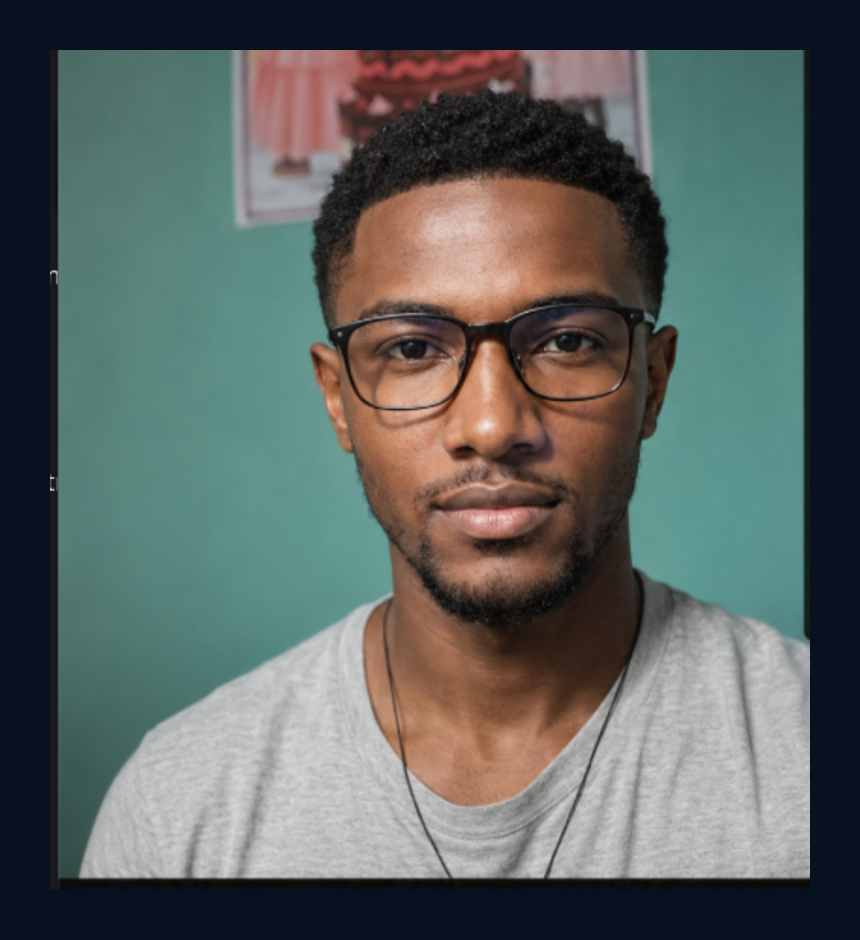
#> input picture assets/hero-portrait.png, 860 x 940 px
$ python -i build_hero.py   (imports and definitions only)
#> lines starting #> are read from the running program, lines starting #| are printed output that depends on the picture; after the words box and inside, x2 and y2 are one past the last pixel; in counts of white or black regions, pixels touching at a corner belong together
#> further down, picture is the input picture: PIL image 860x940 RGBA; mean R, G, B, A 91.3, 99.4, 96.7, 255
#!/usr/bin/env python3
"""Build animated profile hero SVGs from the source portrait.

The output is a real SMIL-based point-cloud morph. No <style> or <script> tags.
"""

from __future__ import annotations

import heapq
import json
import math
import os
import random
from collections import deque
from functools import lru_cache
from pathlib import Path
from typing import Iterable, List, Sequence, Tuple

from PIL import Image, ImageDraw, ImageFilter, ImageFont, ImageStat


ROOT = Path(__file__).resolve().parents[1]
SOURCE = ROOT / "assets" / "hero-portrait.png"
ASSET_DIR = ROOT / "assets"
PORTRAIT_DENSE = ASSET_DIR / "portrait_dense_final.json"
LOGO_CLOUDS = ASSET_DIR / "logo_clouds.json"
PORTRAIT_REFERENCE = ASSET_DIR / "portrait_reference_render.svg"
OUT_DARK = ROOT / "dark.svg"
OUT_LIGHT = ROOT / "light.svg"

W = 1180
H = 610
LEFT_X = 52
LEFT_Y = 104
LEFT_W = 378
LEFT_H = 440
RIGHT_X = 457
RIGHT_Y = 104
RIGHT_W = 661
RIGHT_H = 440
POINT_COUNT = 624
RNG = random.Random(97)
FONT_REGULAR = ROOT / "fonts" / "LiberationSans-Regular.ttf"
FONT_BOLD = ROOT / "fonts" / "LiberationSans-Bold.ttf"
WORKING_CANVAS = 440.0
PORTRAIT_OPACITY_TIMES = "0;0.22;0.30;0.92;1"
MORPH_OPACITY_TIMES = "0;0.20;0.30;0.94;1"
MORPH_KEY_TIMES = "0;0.10;0.25;0.35;0.50;0.60;0.75;0.85;1.0"
MORPH_KEY_SPLINES = ";".join(["0.3 0 0.7 1"] * 8)
TWINKLE_DUR = 13.0

HOLD = 3.0
MOVE = 2.0
CYCLE = 25.0
KEY_TIMES = "0;0.12;0.20;0.32;0.40;0.52;0.60;0.72;0.80;0.92;1"
KEY_SPLINES = ";".join(["0.42 0 0.58 1"] * 10)


def clamp(value: float, low: float, high: float) -> float:
    return max(low, min(high, value))


def rgb_distance(a: Tuple[int, int, int], b: Tuple[int, int, int]) -> float:
    return math.sqrt(sum((x - y) ** 2 for x, y in zip(a, b)))


# [178 lines left out: functions average_rgb, detect_foreground, resize_to_working_canvas, crop_portrait_focus, sample_portrait_grid, not called in this run]


def build_subject_mask(image: Image.Image) -> Image.Image:
    rgba = image.convert("RGBA")
    ycbcr = image.convert("YCbCr")
#> ycbcr: PIL image 860x940 YCbCr; mean of channels 0, 1, 2 96.1, 127.5, 123.7
    gray = image.convert("L")
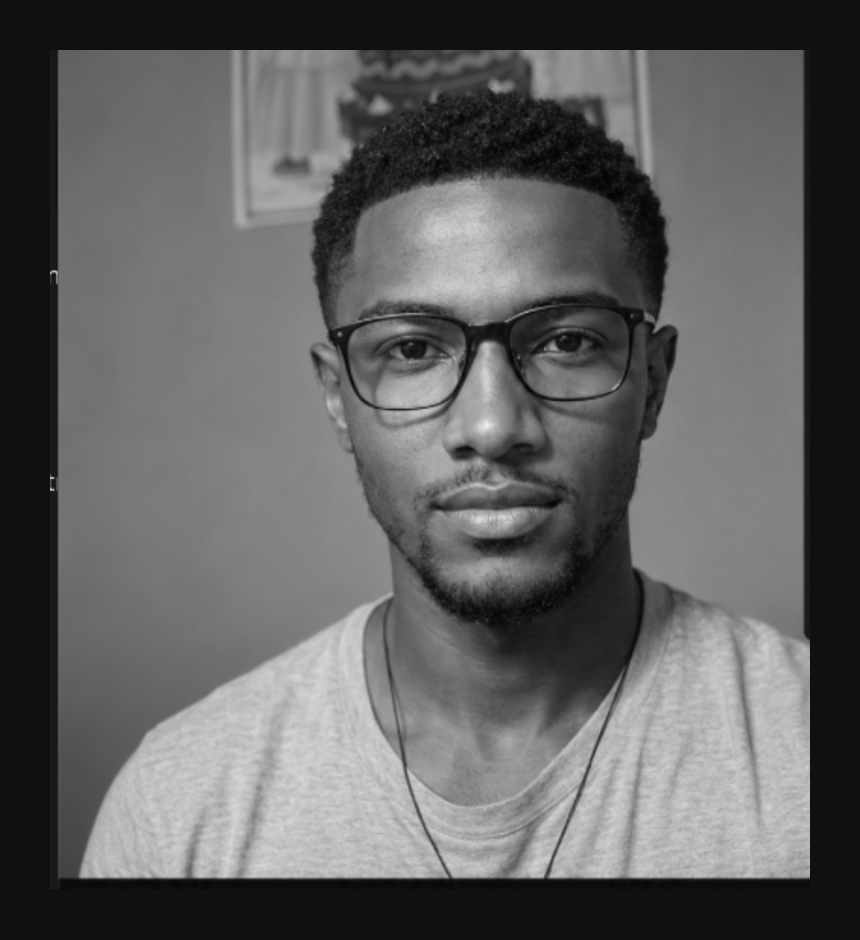
#> gray: PIL image 860x940 L; min 2, max 236, mean 96.7
    edges = gray.filter(ImageFilter.FIND_EDGES)
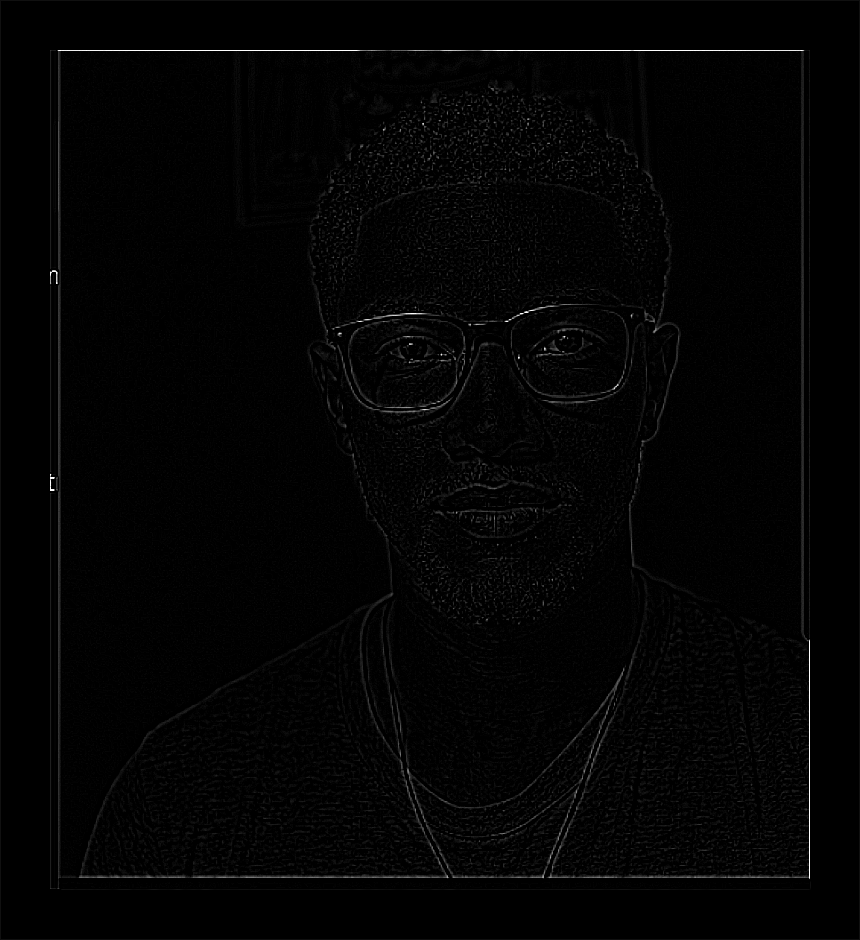
#> edges: PIL image 860x940 L; min 0, max 255, mean 3.4
    w, h = image.size
#> w = 860; h = 940
    gray_px = list(gray.getdata())
#> gray_px = 808400 items
    edge_px = list(edges.getdata())
#> edge_px = 808400 items
    ycbcr_px = list(ycbcr.getdata())
#> ycbcr_px = 808400 items

    mask = Image.new("L", (w, h), 0)
#> mask: PIL image 860x940 L; every value is 0
    mask_px = mask.load()
    cx = (w - 1) / 2.0
#> cx = 429.5
    cy = (h - 1) / 2.0
#> cy = 469.5
    rx = w * 0.44
#> rx = 378.4
    ry = h * 0.46
#> ry = 432.4

    for y in range(h):
        for x in range(w):
            dx = (x - cx) / max(1.0, rx)
            dy = (y - cy) / max(1.0, ry)
            if dx * dx + dy * dy > 1.0:
                continue
            yy, cb, cr = ycbcr_px[y * w + x]
            dark = gray_px[y * w + x] < 145
            edge = edge_px[y * w + x] > 18
            skin = 77 <= cb <= 135 and 133 <= cr <= 180 and yy > 35
            if skin or (dark and edge) or edge:
                mask_px[x, y] = 255

    visited = bytearray(w * h)
    start = (int(round(cx)), int(round(cy)))
#> start = (430, 470)
    if not mask_px[start[0], start[1]]:
        best = None
        best_dist = float("inf")
        for y in range(h):
            base = y * w
            for x in range(w):
                if not mask.getpixel((x, y)):
                    continue
                dist = (x - cx) ** 2 + (y - cy) ** 2
                if dist < best_dist:
                    best = (x, y)
                    best_dist = dist
        if best is None:
            return mask
        start = best

    queue = deque([start])
    visited[start[1] * w + start[0]] = 1
    component: List[Tuple[int, int]] = []
    while queue:
        x, y = queue.popleft()
        component.append((x, y))
        for nx, ny in ((x - 1, y), (x + 1, y), (x, y - 1), (x, y + 1)):
            if not (0 <= nx < w and 0 <= ny < h):
                continue
            idx = ny * w + nx
            if visited[idx] or not mask_px[nx, ny]:
                continue
            visited[idx] = 1
            queue.append((nx, ny))

    if not component:
        return mask

    component_mask = Image.new("L", (w, h), 0)
    comp_px = component_mask.load()
    for x, y in component:
        comp_px[x, y] = 255
    return component_mask


# [288 lines left out: functions weighted_sample_points, scale_points, sort_points, point_in_polygon, sample_polygon, sample_ellipse_ring and 10 more, not called in this run]


def circle_fill(index: int, theme: dict) -> str:
    palette = [theme["text"], theme["teal"], theme["amber"], theme["sage"]]
    return palette[index % len(palette)]


def load_asset_json(path: Path):
    return json.loads(path.read_text(encoding="utf-8"))


# [5 lines left out: function map_panel_point, not called in this run]


def map_panel_radius(r: float, panel_w: float, panel_h: float) -> float:
    return r * ((panel_w + panel_h) / (2.0 * WORKING_CANVAS))


def join_values(values: Sequence[float]) -> str:
    return ";".join(f"{value:.2f}" for value in values)


def find_nearest_point(points: Sequence[dict], target: Tuple[float, float]) -> dict:
    tx, ty = target
    return min(points, key=lambda item: (float(item["x"]) - tx) ** 2 + (float(item["y"]) - ty) ** 2)


# [245 lines left out: functions twinkle_values, render_portrait_layer, render_morph_layer, render_constellation_lines, build_svg, main, not called in this run]


# [2 lines not run here, left out]

>>> from PIL import Image
>>> picture = Image.open('../assets/hero-portrait.png')
>>> result = build_subject_mask(picture)
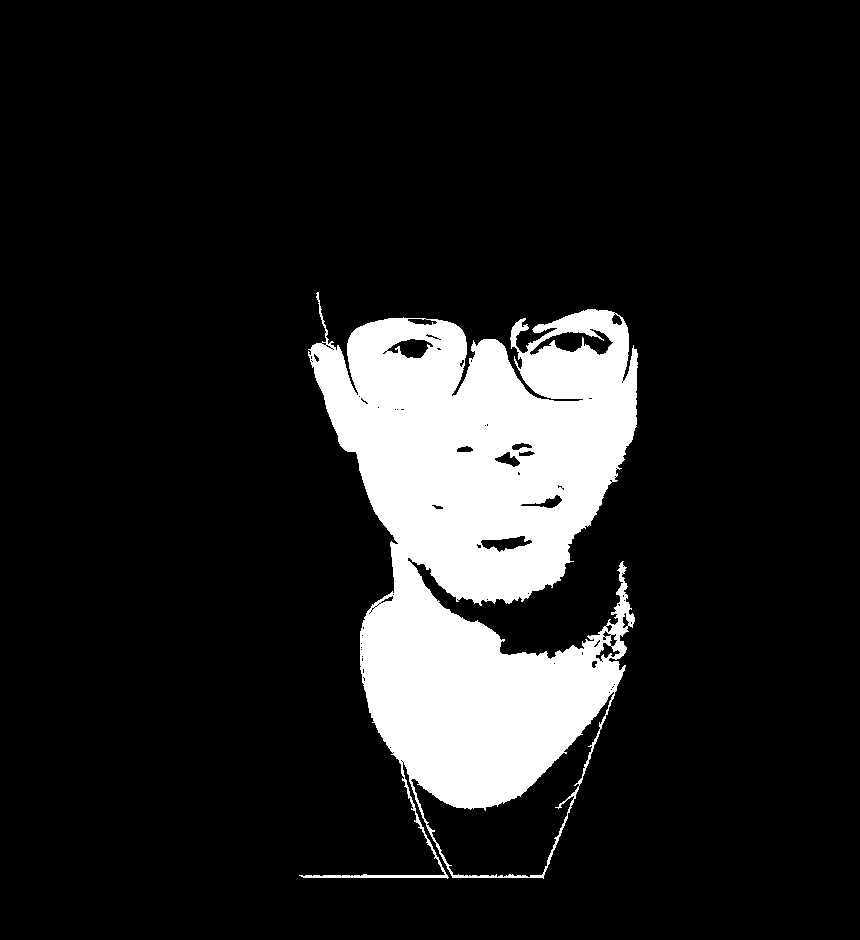
#> result: PIL image 860x940 L; 12.9% white; 1 white region, box (x1, y1, x2, y2) and area: (299, 292, 638, 879) 103971

$ run again, on assets/profile-portrait.png
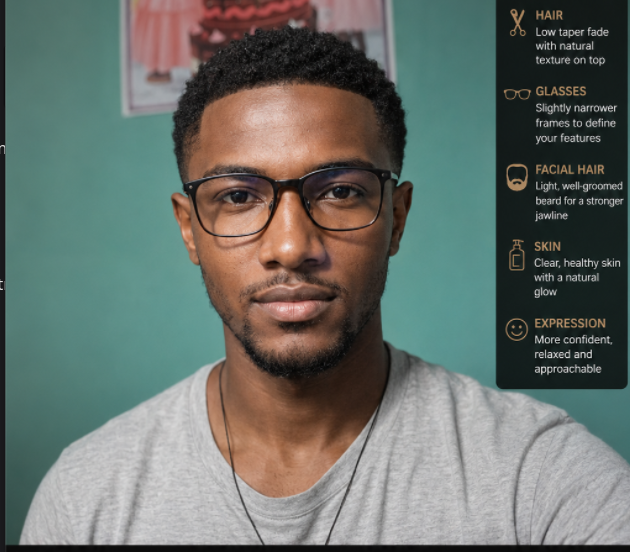
#> input picture assets/profile-portrait.png, 630 x 552 px
#> picture is the input picture: PIL image 630x552 RGBA; mean R, G, B, A 104.4, 112, 106, 255
#> ycbcr: PIL image 630x552 YCbCr; mean of channels 0, 1, 2 108.6, 125.8, 124.3
#> in build_subject_mask, `edges = gray.filter(ImageFilter.FIND_EDGES)`:
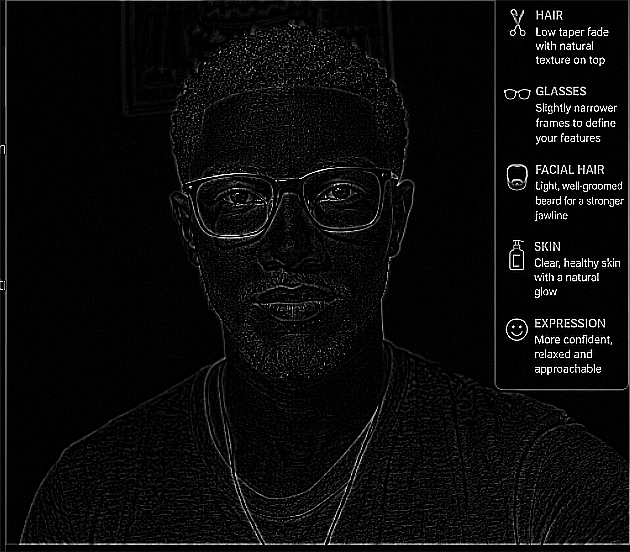
#> edges: PIL image 630x552 L; min 0, max 255, mean 11
#> gray_px = 347760 items
#> mask: PIL image 630x552 L; every value is 0
#> `result = build_subject_mask(picture)`:
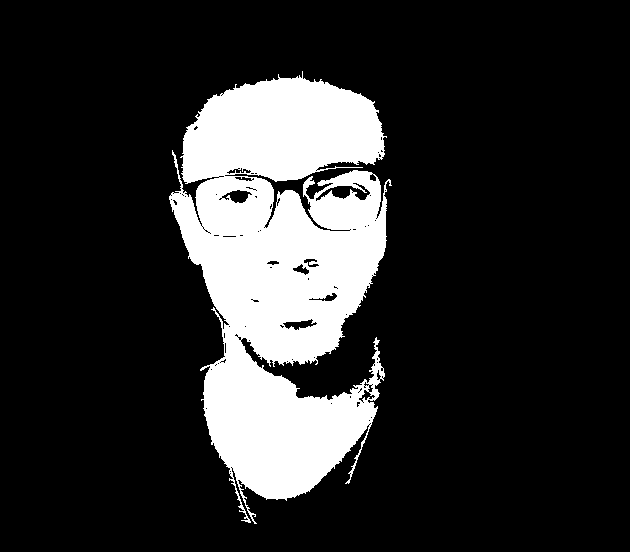
#> result: PIL image 630x552 L; 17.6% white; 1 white region, box (x1, y1, x2, y2) and area: (169, 71, 392, 524) 61319
